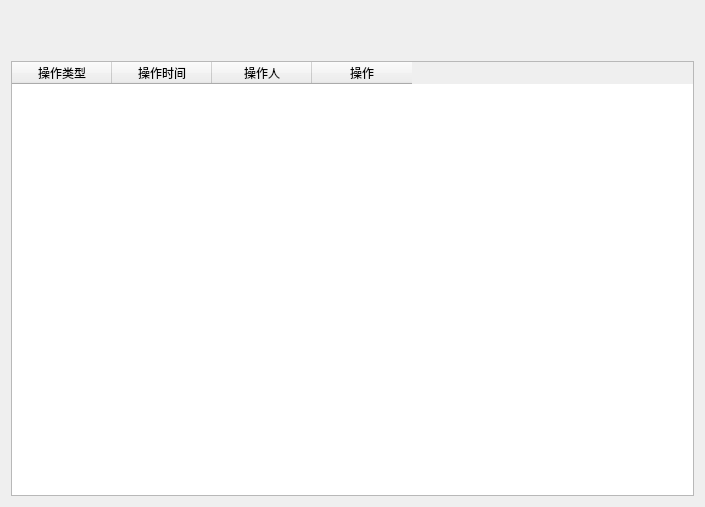
<?xml version="1.0" encoding="UTF-8"?>
<ui version="4.0">
 <class>LogInfo</class>
 <widget class="QWidget" name="LogInfo">
  <property name="geometry">
   <rect>
    <x>0</x>
    <y>0</y>
    <width>705</width>
    <height>507</height>
   </rect>
  </property>
  <property name="windowTitle">
   <string>Form</string>
  </property>
  <layout class="QVBoxLayout" name="verticalLayout">
   <item>
    <spacer name="horizontalSpacer">
     <property name="orientation">
      <enum>Qt::Horizontal</enum>
     </property>
     <property name="sizeHint" stdset="0">
      <size>
       <width>40</width>
       <height>25</height>
      </size>
     </property>
    </spacer>
   </item>
   <item>
    <spacer name="horizontalSpacer_2">
     <property name="orientation">
      <enum>Qt::Horizontal</enum>
     </property>
     <property name="sizeHint" stdset="0">
      <size>
       <width>40</width>
       <height>25</height>
      </size>
     </property>
    </spacer>
   </item>
   <item>
    <widget class="QTableWidget" name="tableWidget">
     <column>
      <property name="text">
       <string>操作类型</string>
      </property>
     </column>
     <column>
      <property name="text">
       <string>操作时间</string>
      </property>
     </column>
     <column>
      <property name="text">
       <string>操作人</string>
      </property>
     </column>
     <column>
      <property name="text">
       <string>操作</string>
      </property>
     </column>
    </widget>
   </item>
  </layout>
 </widget>
 <resources/>
 <connections/>
</ui>
